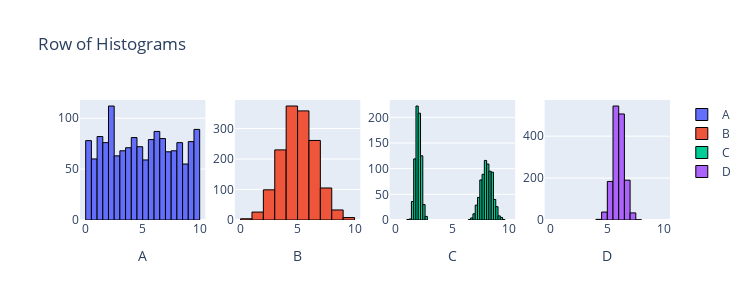

Source (notebook cell):
### Markdown cell above
Question 4:
data1 and data3 have similar means - both around 5 and similar variances.

data1, data2, and data3 have similar means - close to 5, but data2 has a much smaller variance compared to data1 and data3.

None of the datasets have similar variances but different means. 

data4 has both a different mean and a much smaller variance compared to the other datasets

### Code cell
from scipy import stats
import plotly.graph_objects as go
from plotly.subplots import make_subplots
import numpy as np

n = 1500
data1 = stats.uniform.rvs(0, 10, size=n)
data2 = stats.norm.rvs(5, 1.5, size=n)
data3 = np.r_[stats.norm.rvs(2, 0.25, size=int(n/2)), stats.norm.rvs(8, 0.5, size=int(n/2))]
data4 = stats.norm.rvs(6, 0.5, size=n)

fig = make_subplots(rows=1, cols=4)

fig.add_trace(go.Histogram(x=data1, name='A', nbinsx=30, marker=dict(line=dict(color='black', width=1))), row=1, col=1)
fig.add_trace(go.Histogram(x=data2, name='B', nbinsx=15, marker=dict(line=dict(color='black', width=1))), row=1, col=2)
fig.add_trace(go.Histogram(x=data3, name='C', nbinsx=45, marker=dict(line=dict(color='black', width=1))), row=1, col=3)
fig.add_trace(go.Histogram(x=data4, name='D', nbinsx=15, marker=dict(line=dict(color='black', width=1))), row=1, col=4)

fig.update_layout(height=300, width=750, title_text="Row of Histograms")
fig.update_xaxes(title_text="A", row=1, col=1)
fig.update_xaxes(title_text="B", row=1, col=2)
fig.update_xaxes(title_text="C", row=1, col=3)
fig.update_xaxes(title_text="D", row=1, col=4)
fig.update_xaxes(range=[-0.5, 10.5])

for trace in fig.data:
    trace.xbins = dict(start=0, end=10)
    
# This code was produced by just making requests to Microsoft Copilot
# https://github.com/pointOfive/stat130chat130/blob/main/CHATLOG/wk3/COP/SLS/0001_concise_makeAplotV1.md

fig.show() # USE `fig.show(renderer="png")` FOR ALL GitHub and MarkUs SUBMISSIONS

### Figure 1 — Plotly figure (JSON) as saved in the notebook; plotly's stock layout.template omitted (floating-point values rounded to 4 significant figures; data arrays with more than 128 entries replaced by an {"elided": "..."} marker saying what was removed)
{"data": [{"marker": {"line": {"color": "black", "width": 1}}, "name": "A", "nbinsx": 30, "type": "histogram", "x": {"elided": "1500 float values"}, "xaxis": "x", "xbins": {"end": 10, "start": 0}, "yaxis": "y"}, {"marker": {"line": {"color": "black", "width": 1}}, "name": "B", "nbinsx": 15, "type": "histogram", "x": {"elided": "1500 float values"}, "xaxis": "x2", "xbins": {"end": 10, "start": 0}, "yaxis": "y2"}, {"marker": {"line": {"color": "black", "width": 1}}, "name": "C", "nbinsx": 45, "type": "histogram", "x": {"elided": "1500 float values"}, "xaxis": "x3", "xbins": {"end": 10, "start": 0}, "yaxis": "y3"}, {"marker": {"line": {"color": "black", "width": 1}}, "name": "D", "nbinsx": 15, "type": "histogram", "x": {"elided": "1500 float values"}, "xaxis": "x4", "xbins": {"end": 10, "start": 0}, "yaxis": "y4"}], "layout": {"height": 300, "title": {"text": "Row of Histograms"}, "width": 750, "xaxis": {"anchor": "y", "domain": [0, 0.2125], "range": [-0.5, 10.5], "title": {"text": "A"}}, "xaxis2": {"anchor": "y2", "domain": [0.2625, 0.475], "range": [-0.5, 10.5], "title": {"text": "B"}}, "xaxis3": {"anchor": "y3", "domain": [0.525, 0.7375], "range": [-0.5, 10.5], "title": {"text": "C"}}, "xaxis4": {"anchor": "y4", "domain": [0.7875, 1], "range": [-0.5, 10.5], "title": {"text": "D"}}, "yaxis": {"anchor": "x", "domain": [0, 1]}, "yaxis2": {"anchor": "x2", "domain": [0, 1]}, "yaxis3": {"anchor": "x3", "domain": [0, 1]}, "yaxis4": {"anchor": "x4", "domain": [0, 1]}}}
